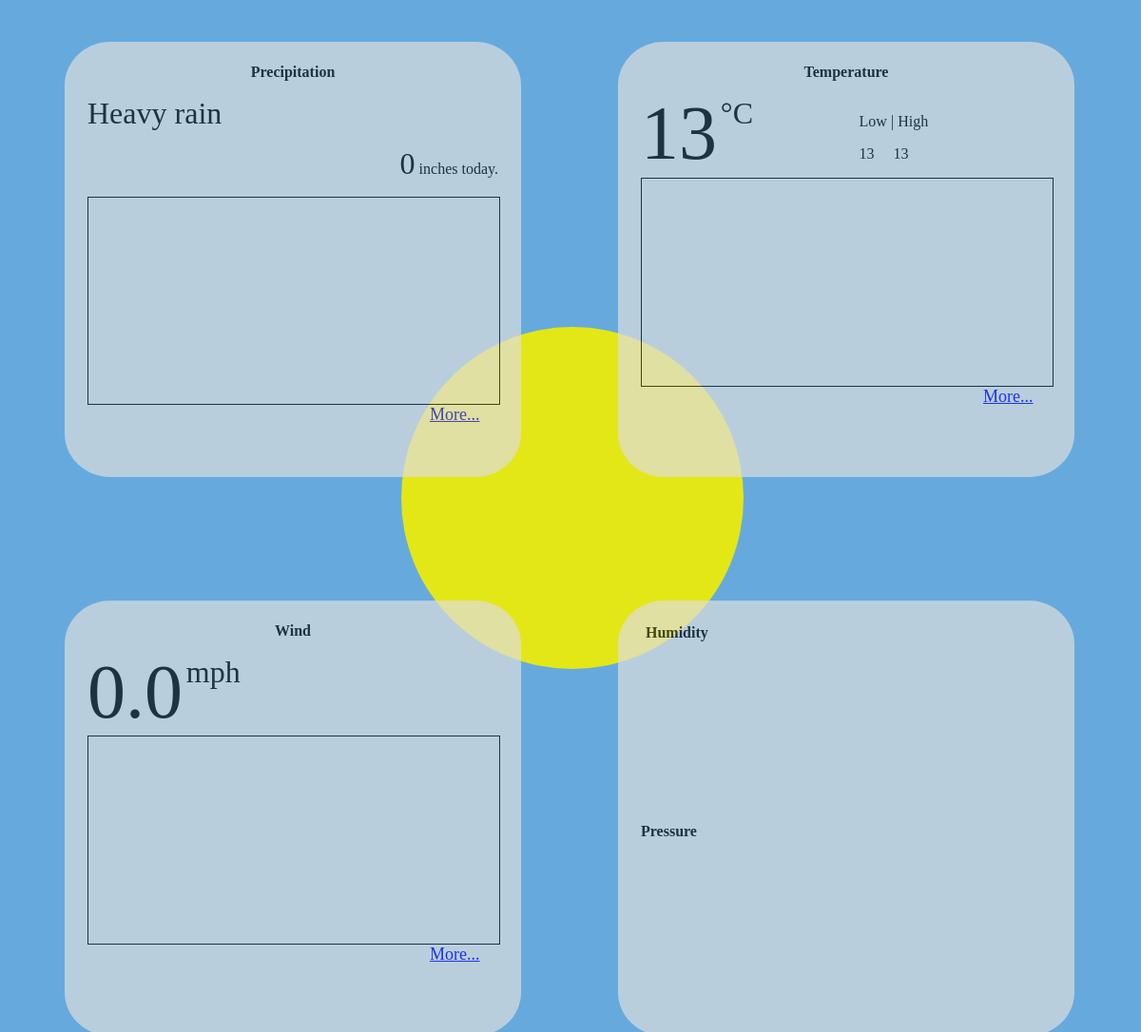
Before: / with the older database file.
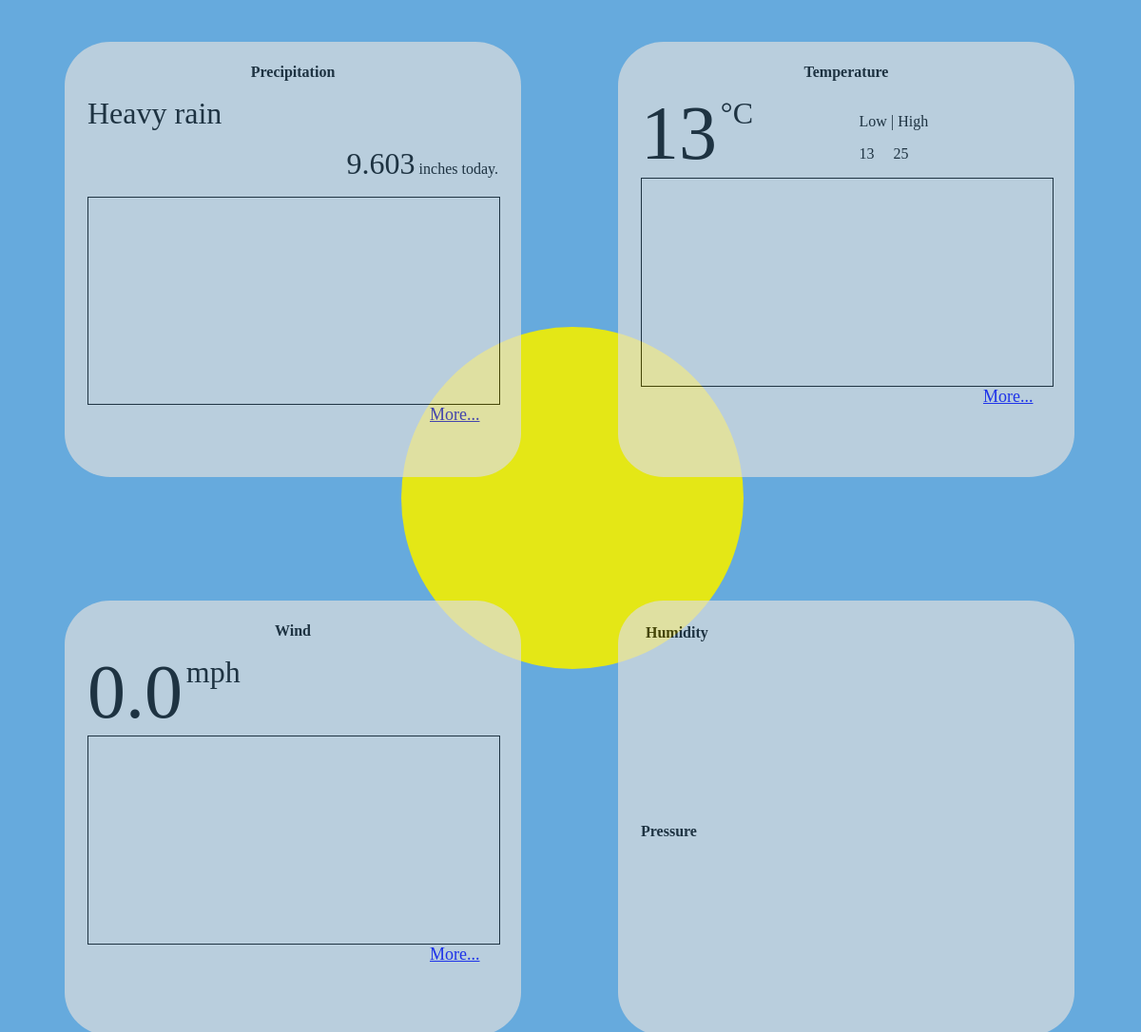
After: the same page with the newer database file.
### tables this page shows
CREATE TABLE rainfall (timestamp DATETIME, inches NUMERIC);

CREATE TABLE temps(timestamp DATETIME, temp numeric);

### flaskr/weather.py (the view)
@app.route('/')
def hello():
	lr = 1433751407 #last rainfall timestamp
	cur = g.db.execute('select strftime(\'%H:%M\', timestamp), inches, timestamp from rainfall')
	entries = [dict(timestamp=row[0], inches=row[1]) for row in cur.fetchall()]
	cur = g.db.execute('select strftime(\'%H:%M\', timestamp), inches, timestamp from rainfall')
	for row in cur.fetchall():
		if row[1] > 0:
			lr = row[2]
	cur = g.db.execute("select strftime('%s', 'now')-strftime('%s','{}')".format(lr))
	lr = cur.fetchone()[0] / 60 # lr is now the number of minutes since last rainfall
	cur = g.db.execute("select sum(inches) from rainfall where timestamp > datetime('now', '-24 hours')")
	rainfalltoday = cur.fetchone()[0]
	if rainfalltoday == None:
		rainfalltoday = 0
	rcvalues = [dict() for i in range(23)]
	for i in range(0, 23):
	    cur = g.db.execute("select sum(inches) from rainfall where timestamp > datetime('now', '-{} hours') and timestamp < datetime('now', '-{} hours')".format(i+1, i))
	    val = cur.fetchone()[0]
	    if val == None:
			val = 0
	    rcvalues[i] = dict(inches=val, iden = i)
	cur = g.db.execute("select temp from temps order by timestamp limit 1")
	curtemp = cur.fetchone()[0]
	cur = g.db.execute("select min(temp), max(temp) from temps")
	minmax = {0, 0}
	minmax = cur.fetchone()
	cur = g.db.execute("select avg(windspeed) from windspeed where timestamp > datetime('now','-5 minutes')")
	curwindspeed = cur.fetchone()[0]
	if curwindspeed == None:
		curwindspeed = 0.0
	cur = g.db.execute("select avg(voltage) from light where timestamp > datetime('now', '-2 minutes')")
	lightlevel = cur.fetchone()[0]
	if lightlevel == None:
		cur = g.db.execute("select voltage from light order by timestamp desc limit 1")
		lightlevel = cur.fetchone()[0]
	return render_template('main.html',entries=entries, rainfalltoday=rainfalltoday, lr=lr, rcvalues=rcvalues, \
		curtemp = curtemp, minmax=minmax, curwindspeed = curwindspeed, lightlevel=lightlevel)

### flaskr/weather.py (called while the page is built)
def connect_db():
	return sqlite3.connect(app.config['DATABASE'])

@app.before_request
def before_request():
	g.db = connect_db()

@app.teardown_request
def teardown_request(exception):
	db = getattr(g, 'db', None)
	if db is not None:
		db.close()

### flaskr/templates/main.html
{% extends "weatherlayout.html" %}
{% block light %}
{% if lightlevel < 2.2 %}
<body id='night'>
<div class='page' id='night'>
<div id=moon>
{% elif lightlevel < 3 %}
<body id='overcast'>
<div class='page' id='overcast'>
<div id=overcastsun>
{% else %}
<body id='bright'>
<div class='page' id='bright'>
<div id=sun>
{% endif %}
{% endblock %}
{% block precipitation %}
{% for entry in entries %}
{% if loop.last %}
{% if entry.inches == 0.0 %}
	{% if lr < 60 %}
	<p><span id='norain'>Not Raining.</span> Last rainfall {{lr}} minute(s) ago.</p>
	{% elif lr < 60*24 %}
	<p><span id='norain'>Not Raining.</span> Last rainfall {{lr/60}} hour(s) ago.</p>
	{% else %}
	<p><span id='norain'>Not Raining.</span> Last rainfall {{'%.2f' | format(lr/60/24)}} day(s) ago.</p>
	{% endif %}
	<p class='rainfalltoday'><span class='rainfalltoday'>{{rainfalltoday}}</span> inches today.</p>
{% elif entry.inches <= 1 %}
	<p><span id='lightrain'>Light rain</span></p>
	<p class='rainfalltoday'><span class='rainfalltoday'>{{rainfalltoday}}</span> inches today.</p>
{% else %}
	<p><span id='heavyrain'>Heavy rain</span></p>
	<p class='rainfalltoday'><span class='rainfalltoday'>{{rainfalltoday}}</span> inches today.</p>
{% endif %}
{% endif %}
{% endfor %}
{% endblock %}
{% block rainchart %}
{% for value in rcvalues %}
<div class='bar' id='{{value.iden}}' style="height:{{value.inches/3*100}}%"></div>
{% endfor %}
{% endblock %}
{% block temperature %}
<div class='temp'><span id='currenttemp'>{{'%.0f' | format(curtemp)}}</span><span id='degrees'>&deg;C</span></div>
<div class='temp'><p>Low | High</p><p>{{'%.0f' | format(minmax[0])}} &nbsp; &nbsp; {{'%.0f' | format(minmax[1])}}</p></div>
{% endblock %}
{% block wind %}
<div class='wind'><span id='currentws'>{{'%.1f' | format(curwindspeed)}}</span><span id='unit'>mph</span></div>
{% endblock %}

### flaskr/templates/weatherlayout.html (shortened to what this page needs)
<!doctype html>
<head>
<link rel=stylesheet type=text/css href="{{ url_for('static', filename='weather.css')}}">
</head>
{% block light %}
{% endblock %}
</div>
	<div class='section' id='precipitation'>
		<h1>Precipitation</h1>
		{% block precipitation %}{% endblock %}
		<div class='barchart'>
		{% block rainchart %}{% endblock %}
		</div>
		<a href="#" class="statslink">More...</a>
	</div>
	<div class='section' id='temperature'>
		<h1>Temperature</h1>
		{% block temperature %}{% endblock %}
		<div class='barchart'>
		</div>
		<a href="#" class="statslink">More...</a>
	</div>
	<div class='section' id='wind'>
		<h1>Wind</h1>
		{% block wind %}{% endblock %}
		<div class='barchart'>
		</div>
		<a href="#" class="statslink">More...</a>
	</div>
	<div class='section' id='pressurehumidity'>
		<div id='humidity'>
			<h2>Humidity</h2>
		</div>
		<div id='pressure'>
			<h2>Pressure</h2>
		</div>
	</div>
</div>
</body>
</html>

### flaskr/static/weather.css (style rules this page uses)
#bright { background-color: #66AADD; }
.section h1 { text-align: center; font-size: medium; }
div.section { width: 40%; height: 40%; background-color: #DDDDDD; opacity: 0.7; border-radius: 10%; padding-top: 1%; padding-bottom: 1%; position: absolute; overflow: hidden; }
.section p { padding-left: 5%; }
p.rainfalltoday { text-align:right; margin-right: 5%; }
span.rainfalltoday { font-size: xx-large; }
.section#precipitation { margin-left: 5%; margin-top: 3%; }
.section#temperature { margin-left: 53.5%; margin-top: 3%; }
.section#wind { margin-left: 5%; margin-top: 52%; }
.section#pressurehumidity { margin-left: 53.5%; margin-top: 52%; }
div#humidity { width: 100%; height: 45%; margin:5px; }
div#pressure { padding-top:0;margin-top:0; width:100%; height:100%; }
div#humidity h2, div#pressure h2 { font-size: medium; margin-left: 5%; }
#sun, #overcastsun, #moon { position: fixed;border-radius: 50%;width: 30%; padding-top:30%;opacity: 0.9; margin-left: 34.5%; margin-top: 28%; }
#sun { background-color: #F2EE00; }
#norain, #lightrain, #heavyrain { margin-top: 2%; margin-right: 1%; font-size: xx-large; }
.statslink { position: static; text-style: none; font-size: large; text-align: right; margin-left: 80%; margin-top: 80%; }
#currenttemp, #currentws { font-size: 500%; }
#degrees, #unit { font-size: 200%; margin-left: 2%; vertical-align: 100%; }
.barchart { width: 90%; height: 50%; border-style: solid; border-width: 1px; border-color: #000000; margin-left: 5%; }
.bar { width: 1%; }
.temp, .wind { display:inline-block; margin-left: 5%; width:40%; }

Changed rows visible on the page:
no longer on this page (row unchanged): rainfall: rainfalltoday "0"
added rainfall: rainfalltoday "9.603"
Other visible differences:
{{ '%.0f' | format(minmax[1]) }}: "13" → "25"
